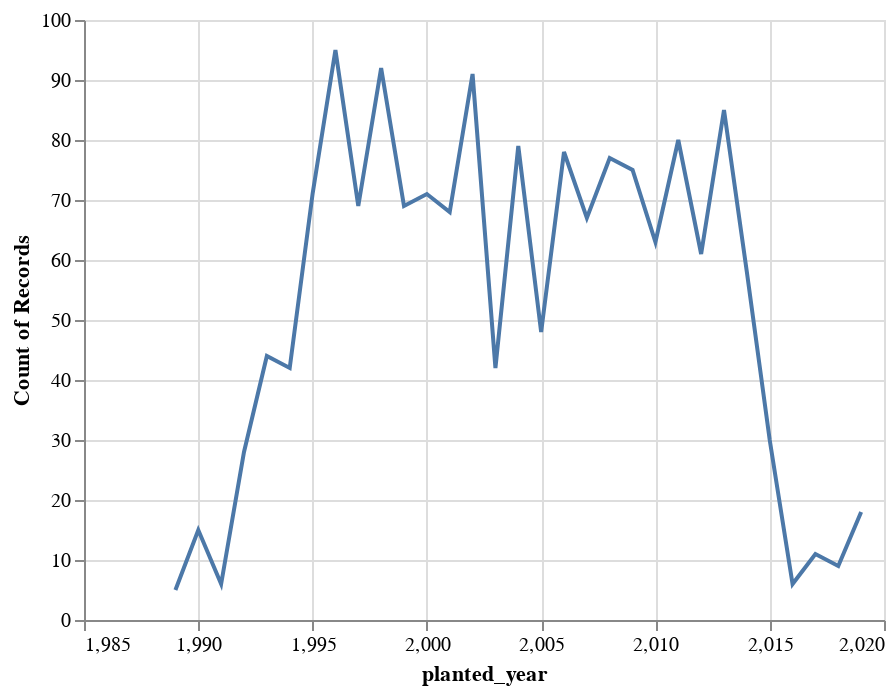

Notebook cell for this chart:
### Code cell
alt.Chart(df).mark_line().encode(
    x=alt.X('planted_year'),
    y=alt.Y('count()')
)

### Figure 1 — Vega-Lite specification as saved in the notebook (floating-point values rounded to 4 significant figures; data arrays with more than 128 entries replaced by an {"elided": "..."} marker saying what was removed)
{"config": {"view": {"continuousWidth": 400, "continuousHeight": 300}}, "data": {"name": "data-7455de5e2741d80fd024d3b8de0a8805"}, "mark": "line", "encoding": {"x": {"field": "planted_year", "type": "quantitative"}, "y": {"aggregate": "count", "type": "quantitative"}}, "$schema": "https://vega.github.io/schema/vega-lite/v4.17.0.json", "datasets": {"data-7455de5e2741d80fd024d3b8de0a8805": {"elided": "1653 records"}}}
